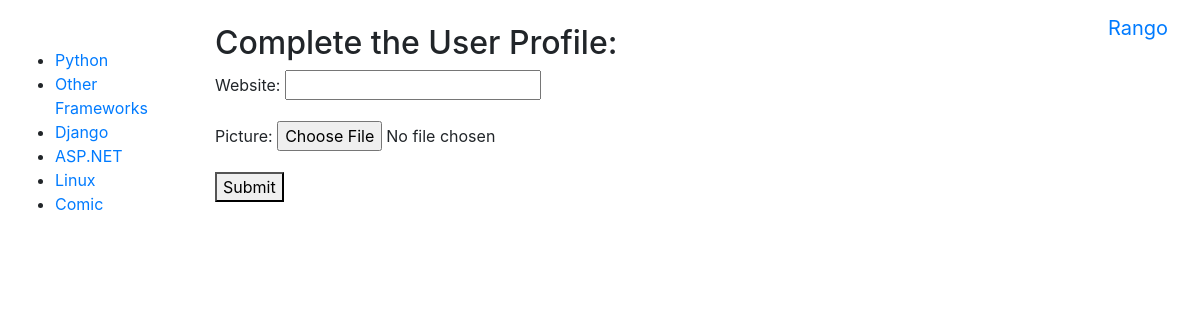
The page /rango/profile_registration/ (signed in) on the database its author committed.
### rango/models.py (models this page shows, shortened)
class Category(models.Model):
	name = models.CharField(max_length=128, unique=True)
	views = models.IntegerField(default=0)
	likes = models.IntegerField(default=0)
	slug = models.SlugField(blank=True)
	class Meta:
		verbose_name_plural = 'Categories'

### rango/views.py (the view, shortened to what this page needs)
@login_required
def register_profile(request):
	profile_form = UserProfileForm()
	context_dict = {'profile_form':profile_form}
	return render(request, 'rango/profile_registration.html',
							context=context_dict)

### rango/forms.py
class UserProfileForm(forms.ModelForm):
	website = forms.URLField(required=False)
	picture = forms.ImageField(required=False)
	class Meta:
		model = UserProfile
		fields = ('website', 'picture')

### rango/templatetags/rango_template_tags.py (called while the page is built)
@register.inclusion_tag('rango/cats.html')
def get_category_list(cat=None):
	return {'cats': Category.objects.all(),
		'act_cat': cat}

### templates/rango/profile_registration.html (shortened to what this page needs)
{% extends 'rango/base.html' %}
{% load staticfiles %}
{% block body_block %}
		<h2>Complete the User Profile:</h2>
		<form method="post" action="." enctype="multipart/form-data">
			{{ profile_form.as_p }}
		<button name="submit" value="submit">Submit</button>
		</form>
{% endblock %}

### templates/rango/cats.html
<ul>
{% if cats %}
	{% for c in cats %}
		{% if c == act_cat %}
			<li>
			<strong>
				<a href="{% url 'rango:show_category' c.slug %}">{{ c.name }}</a>
			</strong>
			</li>
		{% else %}
			<li>
				<a href="{% url 'rango:show_category' c.slug %}">{{ c.name }}</a>
			</li>
		{% endif %}
	{% endfor %}
{% else %}
	<li><strong>There are no categories present.</strong></li>
{% endif %}
</ul>

### rows shown on the page
Category: name "Python"
Category: name "Other Frameworks"
Category: name "Django"
Category: name "ASP.NET"
Category: name "Linux"
Category: name "Comic"
